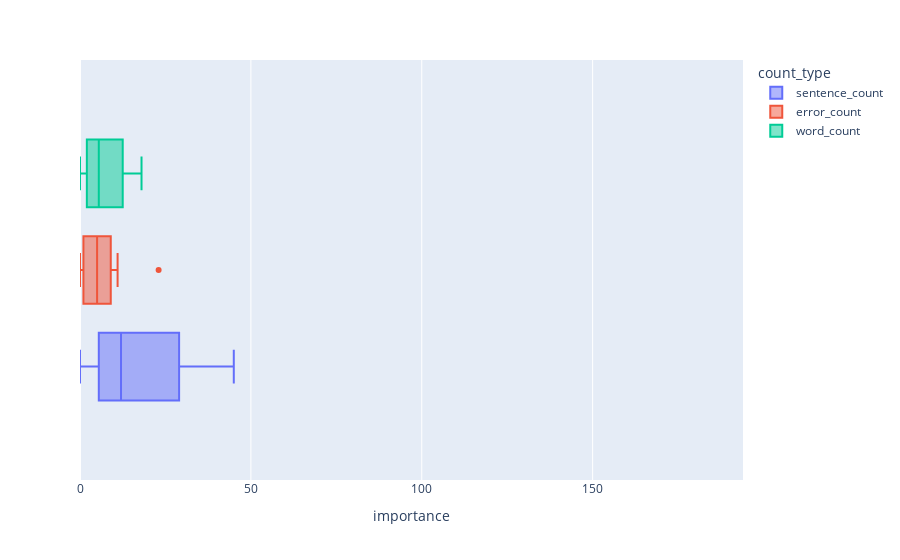

Write notebook code for a chart like this one.
### Code cell
px.box(
    df[df.operation_type == "greater_than"],
    x="importance",
    color="count_type",
    range_x=(df.importance.min(), df.importance.max()),
)

### Figure 1 — Plotly figure (JSON) as saved in the notebook; plotly's stock layout.template omitted (floating-point values rounded to 4 significant figures)
{"data": [{"alignmentgroup": "True", "hovertemplate": "count_type=sentence_count<br>importance=%{x}<extra></extra>", "legendgroup": "sentence_count", "marker": {"color": "#636efa"}, "name": "sentence_count", "notched": false, "offsetgroup": "sentence_count", "orientation": "h", "showlegend": true, "type": "box", "x": [45, 13, 11, 0], "x0": " ", "xaxis": "x", "y0": " ", "yaxis": "y"}, {"alignmentgroup": "True", "hovertemplate": "count_type=error_count<br>importance=%{x}<extra></extra>", "legendgroup": "error_count", "marker": {"color": "#EF553B"}, "name": "error_count", "notched": false, "offsetgroup": "error_count", "orientation": "h", "showlegend": true, "type": "box", "x": [23, 11, 7, 7, 3, 2, 0, 0], "x0": " ", "xaxis": "x", "y0": " ", "yaxis": "y"}, {"alignmentgroup": "True", "hovertemplate": "count_type=word_count<br>importance=%{x}<extra></extra>", "legendgroup": "word_count", "marker": {"color": "#00cc96"}, "name": "word_count", "notched": false, "offsetgroup": "word_count", "orientation": "h", "showlegend": true, "type": "box", "x": [18, 7, 4, 0], "x0": " ", "xaxis": "x", "y0": " ", "yaxis": "y"}], "layout": {"boxmode": "group", "legend": {"title": {"text": "count_type"}, "tracegroupgap": 0}, "margin": {"t": 60}, "xaxis": {"anchor": "y", "domain": [0, 1], "range": [0, 194], "title": {"text": "importance"}}, "yaxis": {"anchor": "x", "domain": [0, 1]}}}
